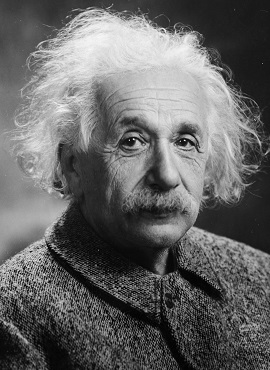
#> input picture data/images/albert-fit.jpg, 270 x 370 px
$ python mlp_learn_an_image.py
#> lines starting #> are read from the running program, lines starting #| are printed output that depends on the picture
import taichi as ti
import numpy as np
import json
import imageio
import time

import tinn

#### Settings ####
config_path = 'data/dev.json'
ref_img_path = 'data/images/albert-fit.jpg'
batch_size = 2 ** 8
n_input_dims = 2    # 2D image coord
n_output_dims = 3   # RGB color

block_size = (16, 16) # each block_size pixel use a network.

vis_interval = 10
vis_scale = 5
##################

#### Load ####
with open(config_path) as f:
#> (reads data/dev.json from the repository)
    config = json.load(f)

# need to rotate the image to fit taichi
ref_img = imageio.imread(ref_img_path)[::-1].T
print(f"Read image of shape {ref_img.shape}")
#| Read image of shape (3, 270, 370)
is_bw = len(ref_img.shape) == 2
#> is_bw = False
if not is_bw and ref_img.shape[0] == 3:
    ref_img = np.moveaxis(ref_img, 0, 2)
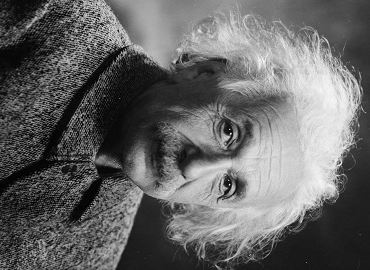
#> ref_img: shape (270, 370, 3); min 0, max 255, mean 101.3
    print(f"Rearrange image of shape {ref_img.shape}")
#| Rearrange image of shape (270, 370, 3)
# crop the image to multiple of `block_size`
x_n_i = ref_img.shape[0] // block_size[0]
#> x_n_i = 16
x_b_i = (ref_img.shape[0] % block_size[0]) // 2
#> x_b_i = 7
y_n_i = ref_img.shape[1] // block_size[1]
#> y_n_i = 23
y_b_i = (ref_img.shape[1] % block_size[1]) // 2
#> y_b_i = 1
ref_img = ref_img[x_b_i:x_b_i + x_n_i * block_size[0], y_b_i: y_b_i + y_n_i * block_size[1]]
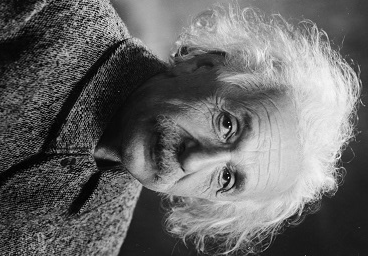
#> ref_img: shape (256, 368, 3); min 0, max 255, mean 102.9

grid_shape = (x_n_i, y_n_i)     #### IMPORTANT
#> grid_shape = (16, 23)

print(f"With the block_size {block_size}")
print(f"Crop the image to shape {ref_img.shape}")
#| Crop the image to shape (256, 368, 3)
print(f"** The `grid_shape` is {grid_shape}.")
#| ** The `grid_shape` is (16, 23).

# type conversion
if ref_img.dtype == np.uint8:
    ref_img = ref_img.astype(np.float32) / 255.
whc = ref_img.shape
#> whc = (256, 368, 3)
if is_bw:   # black white
    ref_img = np.stack([ref_img, ref_img, ref_img], 2)
    whc = ref_img.shape
##################

ti.init(ti.cuda, device_memory_GB=8, debug=True, random_seed=0, kernel_profiler = True)
#> (this line was passed over: taichi is not available in this run)

# image
#> (the run stopped early here; a loop or call above may not have finished)
